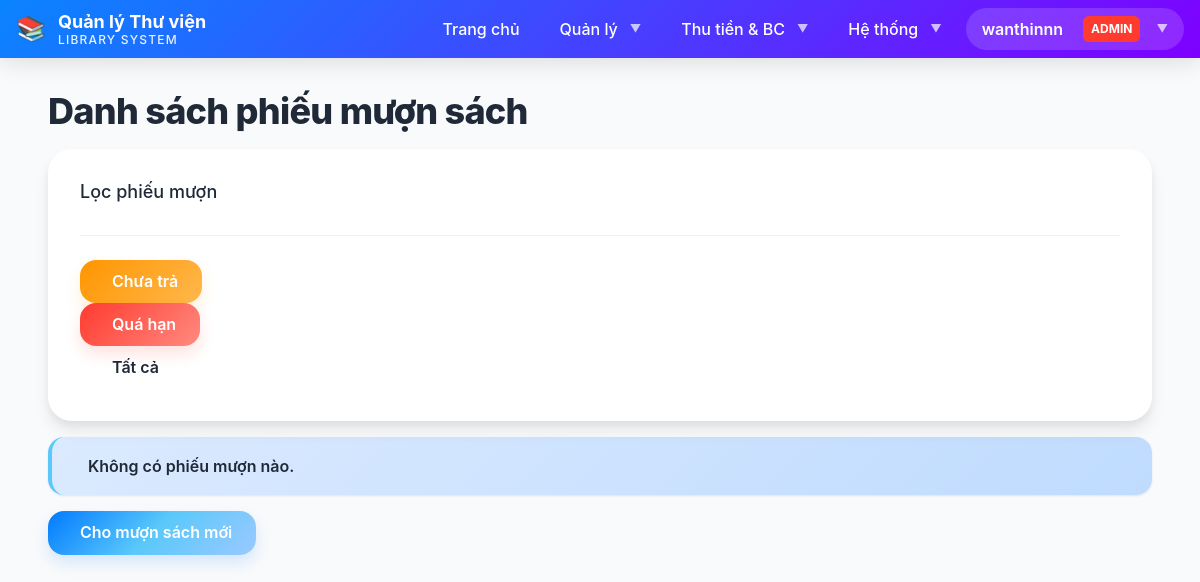
The app's page /auth/books/borrow/ (signed in), older data.
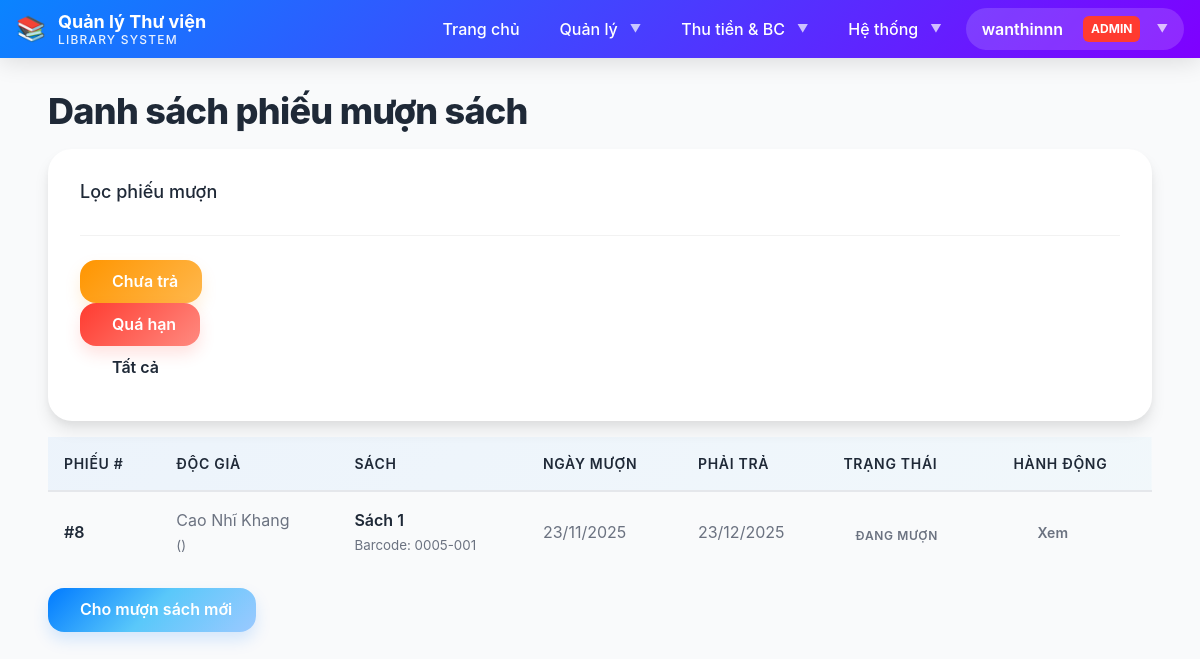
The same page, newer data.
### LibraryApp/models.py (models this page shows, shortened)
class BorrowReturnReceipt(models.Model):
    reader = models.ForeignKey(
        Reader,
        on_delete=models.PROTECT,
        related_name='borrow_receipts',
        verbose_name='Độc giả'
    )
    book_item = models.ForeignKey(
        BookItem,
        on_delete=models.PROTECT,
        related_name='borrow_receipts',
        verbose_name='Cuốn sách'
    )
    borrow_date = models.DateTimeField(
        default=timezone.now,
        verbose_name='Ngày mượn'
    )
    due_date = models.DateTimeField(
        verbose_name='Ngày phải trả'
    )
    return_date = models.DateTimeField(
        null=True,
        blank=True,
        verbose_name='Ngày thực trả'
    )
    fine_amount = models.IntegerField(
        default=0,
        validators=[MinValueValidator(0)],
        verbose_name='Tiền phạt trả trễ'
    )
    notes = models.TextField(
        blank=True,
        verbose_name='Ghi chú'
    )
    created_at = models.DateTimeField(auto_now_add=True, verbose_name='Ngày tạo')
    updated_at = models.DateTimeField(auto_now=True, verbose_name='Ngày cập nhật')
    class Meta:
        db_table = 'borrow_return_receipt'
        verbose_name = 'Phiếu mượn/trả sách'
        verbose_name_plural = 'Phiếu mượn/trả sách'
        ordering = ['-borrow_date']
        indexes = [
            models.Index(fields=['reader']),
            models.Index(fields=['book_item']),
            models.Index(fields=['-borrow_date']),
            models.Index(fields=['return_date']),
        ]
    @property
    def is_returned(self):
        return self.return_date is not None
    @property
    def is_overdue(self):
        if self.is_returned:
            return self.return_date > self.due_date
        return timezone.now() > self.due_date

class Reader(models.Model):
    reader_name = models.CharField(
        max_length=255,
        verbose_name='Tên độc giả'
    )
    reader_type = models.ForeignKey(
        ReaderType,
        on_delete=models.PROTECT,
        verbose_name='Loại độc giả',
        related_name='readers'
    )
    date_of_birth = models.DateField(
        verbose_name='Ngày sinh'
    )
    address = models.TextField(
        verbose_name='Địa chỉ'
    )
    email = models.EmailField(
        verbose_name='Email',
        unique=True
    )
    phone_number = models.CharField(
        max_length=15,
        verbose_name='Số điện thoại',
        blank=True,
        null=True
    )
    card_creation_date = models.DateTimeField(
        verbose_name='Ngày lập thẻ',
        default=timezone.now
    )
    expiration_date = models.DateTimeField(
        verbose_name='Ngày hết hạn thẻ'
    )
    total_debt = models.PositiveIntegerField(
        verbose_name='Tổng nợ (VNĐ)',
        default=0,
        validators=[MinValueValidator(0)]
    )
    is_active = models.BooleanField(
        verbose_name='Đang hoạt động',
        default=True
    )
    created_at = models.DateTimeField(auto_now_add=True)
    updated_at = models.DateTimeField(auto_now=True)
    class Meta:
        db_table = 'reader'
        verbose_name = 'Độc giả'
        verbose_name_plural = 'Độc giả'
        ordering = ['-card_creation_date']
        indexes = [
            models.Index(fields=['email']),
            models.Index(fields=['reader_type']),
            models.Index(fields=['is_active']),
        ]

class BookItem(models.Model):
    book = models.ForeignKey(
        Book,
        on_delete=models.PROTECT,
        verbose_name='Sách',
        related_name='book_items'
    )
    is_borrowed = models.BooleanField(
        verbose_name='Đang được mượn',
        default=False
    )
    barcode = models.CharField(
        max_length=50,
        verbose_name='Mã vạch',
        unique=True,
        blank=True,
        null=True
    )
    notes = models.TextField(
        verbose_name='Ghi chú',
        blank=True,
        null=True
    )
    created_at = models.DateTimeField(auto_now_add=True)
    updated_at = models.DateTimeField(auto_now=True)
    class Meta:
        db_table = 'book_item'
        verbose_name = 'Cuốn sách'
        verbose_name_plural = 'Các cuốn sách'
        ordering = ['book', 'id']
        indexes = [
            models.Index(fields=['book']),
            models.Index(fields=['is_borrowed']),
        ]

class Book(models.Model):
    book_title = models.ForeignKey(
        BookTitle,
        on_delete=models.PROTECT,
        verbose_name='Tựa sách',
        related_name='books'
    )
    quantity = models.PositiveIntegerField(
        verbose_name='Số lượng',
        default=1,
        validators=[MinValueValidator(1)]
    )
    unit_price = models.PositiveIntegerField(
        verbose_name='Đơn giá (VNĐ)',
        validators=[MinValueValidator(0)]
    )
    publish_year = models.PositiveIntegerField(
        verbose_name='Năm xuất bản',
        validators=[MinValueValidator(1900), MaxValueValidator(2100)]
    )
    publisher = models.CharField(
        max_length=255,
        verbose_name='Nhà xuất bản'
    )
    remaining_quantity = models.PositiveIntegerField(
        verbose_name='Số lượng còn lại',
        validators=[MinValueValidator(0)]
    )
    isbn = models.CharField(
        max_length=20,
        verbose_name='ISBN',
        blank=True,
        null=True
    )
    edition = models.CharField(
        max_length=50,
        verbose_name='Phiên bản',
        blank=True,
        null=True
    )
    language = models.CharField(
        max_length=50,
        verbose_name='Ngôn ngữ',
        default='Tiếng Việt'
    )
    created_at = models.DateTimeField(auto_now_add=True)
    updated_at = models.DateTimeField(auto_now=True)
    class Meta:
        db_table = 'book'
        verbose_name = 'Sách'
        verbose_name_plural = 'Sách'
        ordering = ['-publish_year', 'book_title']
        indexes = [
            models.Index(fields=['book_title']),
            models.Index(fields=['publish_year']),
            models.Index(fields=['publisher']),
        ]

class BookTitle(models.Model):
    book_title = models.CharField(
        max_length=500,
        verbose_name='Tên tựa sách'
    )
    category = models.ForeignKey(
        Category,
        on_delete=models.PROTECT,
        verbose_name='Thể loại',
        related_name='book_titles'
    )
    authors = models.ManyToManyField(
        Author,
        through='AuthorDetail',
        verbose_name='Tác giả',
        related_name='book_titles'
    )
    description = models.TextField(
        verbose_name='Mô tả',
        blank=True,
        null=True
    )
    created_at = models.DateTimeField(auto_now_add=True)
    updated_at = models.DateTimeField(auto_now=True)
    class Meta:
        db_table = 'book_title'
        verbose_name = 'Tựa sách'
        verbose_name_plural = 'Tựa sách'
        ordering = ['book_title']
        indexes = [
            models.Index(fields=['category']),
        ]

### LibraryApp/views.py (the view)
# urls.py: path('books/borrow/', views.borrow_book_list_view, name='borrow_book_list'),
@staff_required
def borrow_book_list_view(request):
    from django.db.models import Q
    receipts = BorrowReturnReceipt.objects.filter(return_date__isnull=True).order_by('-borrow_date')
    status = request.GET.get('status', 'unreturned')
    if status == 'all':
        receipts = BorrowReturnReceipt.objects.all().order_by('-borrow_date')
    elif status == 'overdue':
        from django.utils import timezone
        receipts = receipts.filter(due_date__lt=timezone.now())
    reader_id = request.GET.get('reader_id')
    if reader_id:
        receipts = receipts.filter(reader_id=reader_id)
    context = {
        'receipts': receipts,
        'current_status': status,
        'page_title': 'Danh sách phiếu mượn sách'
    }
    return render(request, 'LibraryApp/borrowing/borrow_book_list.html', context)

### templates/LibraryApp/borrowing/borrow_book_list.html (shortened to what this page needs)
{% extends 'base.html' %}
{% block content %}
<div class="container mt-5">
    <div class="row mb-4">
        <div class="col-md-12">
            <h1 class="mb-3">
                 Danh sách phiếu mượn sách
            </h1>
        </div>
    </div>
    <div class="card mb-4">
        <div class="card-header bg-secondary text-white">
            <h5 class="mb-0">Lọc phiếu mượn</h5>
        </div>
        <div class="card-body">
            <div class="row g-3">
                <div class="col-md-4">
                    <a href="{% url 'borrow_book_list' %}?status=unreturned" class="btn btn-warning w-100">
                         Chưa trả
                    </a>
                </div>
                <div class="col-md-4">
                    <a href="{% url 'borrow_book_list' %}?status=overdue" class="btn btn-danger w-100">
                         Quá hạn
                    </a>
                </div>
                <div class="col-md-4">
                    <a href="{% url 'borrow_book_list' %}?status=all" class="btn btn-info w-100">
                         Tất cả
                    </a>
                </div>
            </div>
        </div>
    </div>
    {% if receipts %}
    <div class="table-responsive">
        <table class="table table-hover table-striped">
            <thead class="table-primary">
                <tr>
                    <th>Phiếu #</th>
                    <th>Độc giả</th>
                    <th>Sách</th>
                    <th>Ngày mượn</th>
                    <th>Phải trả</th>
                    <th>Trạng thái</th>
                    <th>Hành động</th>
                </tr>
            </thead>
            <tbody>
                {% for receipt in receipts %}
                <tr>
                    <td><strong>#{{ receipt.id }}</strong></td>
                    <td>
                        {{ receipt.reader.reader_name }}
                        <br>
                        <small class="text-muted">({{ receipt.reader.reader_code }})</small>
                    </td>
                    <td>
                        <strong>{{ receipt.book_item.book.book_title.book_title }}</strong>
                        <br>
                        <small class="text-muted">Barcode: {{ receipt.book_item.barcode }}</small>
                    </td>
                    <td>{{ receipt.borrow_date|date:"d/m/Y" }}</td>
                    <td>
                        {{ receipt.due_date|date:"d/m/Y" }}
                    </td>
                    <td>
                        {% if receipt.is_returned %}
                        <span class="badge bg-success"><i class="fas fa-check-circle"></i> ĐÃ TRẢ</span>
                        {% elif receipt.is_overdue %}
                        <span class="badge bg-danger"><i class="fas fa-exclamation-circle"></i> QUÁ HẠN</span>
                        {% else %}
                        <span class="badge bg-warning"> ĐANG MƯỢN</span>
                        {% endif %}
                    </td>
                    <td>
                        <a href="{% url 'borrow_book_detail' receipt.id %}" class="btn btn-info btn-sm">
                             Xem
                        </a>
                    </td>
                </tr>
                {% endfor %}
            </tbody>
        </table>
    </div>
    {% else %}
    <div class="alert alert-info" role="alert">
        <strong>Không có phiếu mượn nào.</strong>
    </div>
    {% endif %}
    <div class="mt-4">
        <a href="{% url 'borrow_book' %}" class="btn btn-primary">
             Cho mượn sách mới
        </a>
    </div>
</div>
{% endblock %}

### templates/base.html (shortened to what this page needs)
{% load static %}
<!DOCTYPE html>
<html lang="vi">
<head>
    <link rel="stylesheet" href="{% static 'css/main.css' %}">
</head>
<body class="page-wrapper">
    <nav class="navbar">
        <div class="navbar-container">
            <a class="navbar-brand" href="{% url 'home' %}">
                <span class="navbar-logo">📚</span>
                <div class="navbar-title">
                    <span class="navbar-title-main">Quản lý Thư viện</span>
                    <span class="navbar-title-sub">Library System</span>
                </div>
            </a>
            <ul class="navbar-nav" id="navMenu">
                <li class="nav-item">
                    <a class="nav-link" href="{% url 'home' %}">Trang chủ</a>
                </li>
                {% if user.is_authenticated %}
                    <li class="nav-item dropdown">
                        <a class="nav-link dropdown-toggle" href="#">Quản lý</a>
                    </li>
                    <li class="nav-item dropdown">
                        <a class="nav-link dropdown-toggle" href="#">Thu tiền & BC</a>
                    </li>
                    {% if user.is_superuser %}
                    <li class="nav-item dropdown">
                        <a class="nav-link dropdown-toggle" href="#">Hệ thống</a>
                    </li>
                    {% endif %}
                    <li class="nav-item dropdown">
                        <a class="navbar-user dropdown-toggle" href="#">
                            {{ user.username }}
                            {% if user.is_superuser %}
                                <span class="user-badge">Admin</span>
                            {% elif user.is_staff %}
                                <span class="user-badge" style="background: var(--color-info);">Staff</span>
                            {% endif %}
                        </a>
                    </li>
                {% endif %}
            </ul>
        </div>
    </nav>
    <div class="page-content">
        <div class="container">
            {% block content %}
            {% endblock %}
        </div>
    </div>
</body>
</html>

Row changes from the older to the newer data that the page shows:
added BorrowReturnReceipt: id "8", reader.reader_name "Cao Nhĩ Khang", book_item.book.book_title.book_title "Sách 1", book_item.barcode "0005-001", borrow_date "23/11/2025", due_date "23/12/2025", shows "ĐANG MƯỢN"
Text that changed along with them:
text no longer shown: "Không có phiếu mượn nào."
text now shown: "PHIẾU # ĐỘC GIẢ SÁCH NGÀY MƯỢN PHẢI TRẢ TRẠNG THÁI HÀNH ĐỘNG"
